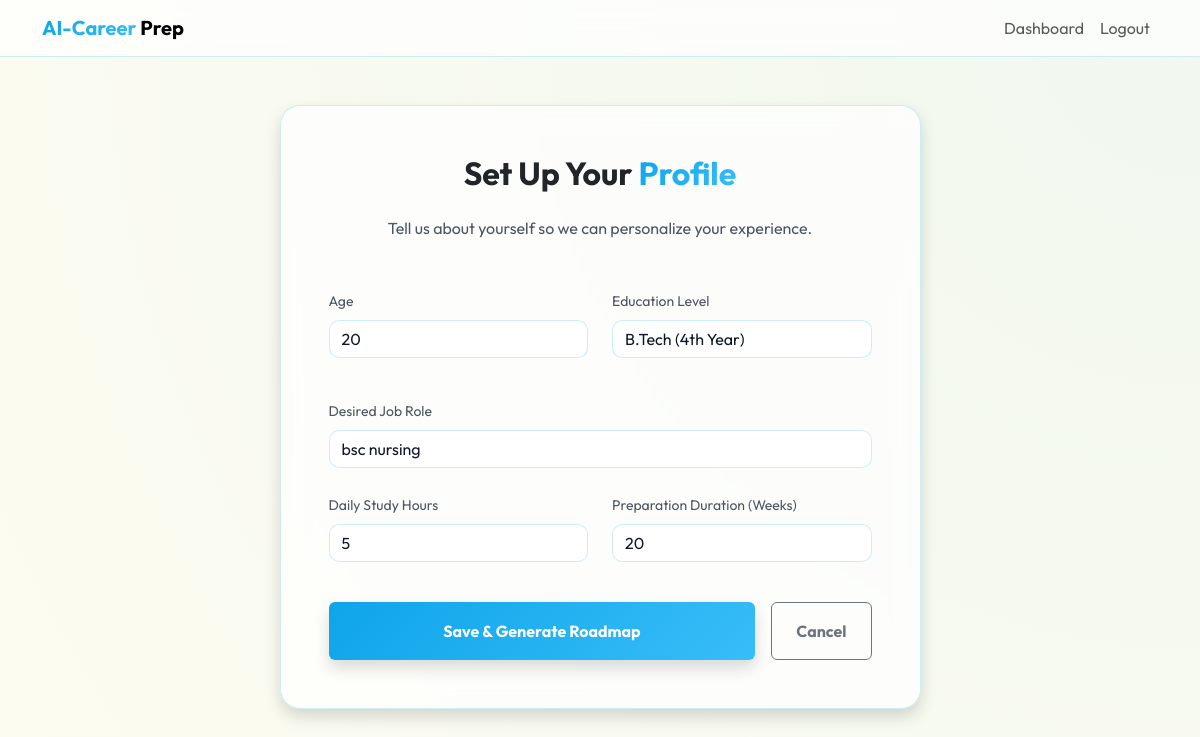
The app's page /onboarding (signed in), older data.
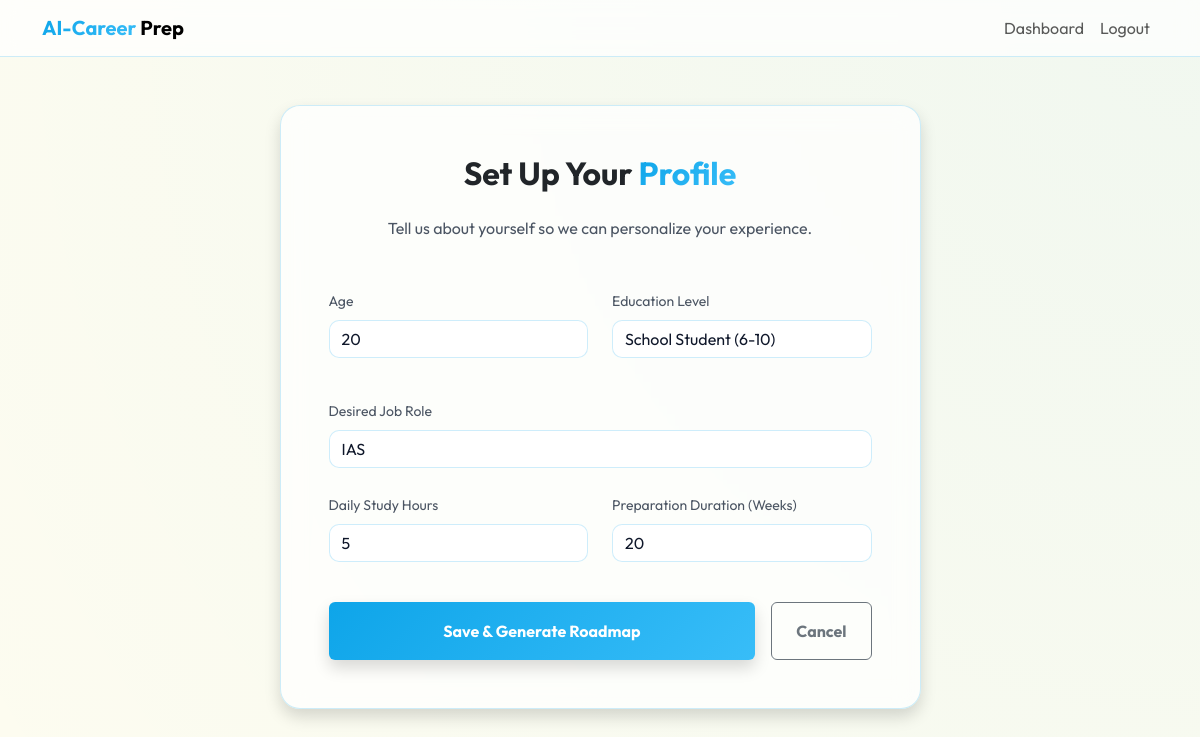
The same page, newer data.
### models.py (models this page shows)
class User(UserMixin, db.Model):
    id = db.Column(db.Integer, primary_key=True)
    username = db.Column(db.String(150), unique=True, nullable=False)
    email = db.Column(db.String(150), unique=True, nullable=False)
    password = db.Column(db.String(500), nullable=False)
    age = db.Column(db.Integer)
    education_level = db.Column(db.String(100))
    available_time = db.Column(db.String(100)) # e.g., "Full-time", "2 hours/day"
    desired_role = db.Column(db.String(100))
    prep_weeks = db.Column(db.Integer, default=1)
    readiness_score = db.Column(db.Integer, default=0)
    completed_modules = db.Column(db.String(500), default="") # Comma-separated indices
    reset_token = db.Column(db.String(100), unique=True)
    reset_token_expiry = db.Column(db.DateTime)
    sessions = db.relationship('InterviewSession', backref='user', lazy=True)

### app.py (the view, shortened to what this page needs)
    @app.route('/onboarding', methods=['GET', 'POST'])
    @login_required
    def onboarding():
        from models import UserProgress
        return render_template('onboarding.html')

### templates/onboarding.html (shortened to what this page needs)
{% extends "base.html" %}
{% block content %}
<div class="row justify-content-center">
    <div class="col-md-7">
        <div class="card card-glass p-5 shadow">
            <h2 class="text-center mb-4 fw-bold">Set Up Your <span class="gradient-text">Profile</span></h2>
            <p class="text-center text-muted mb-5">Tell us about yourself so we can personalize your experience.</p>
            <form method="POST">
                <div class="row mb-4">
                    <div class="col-md-6 mb-3">
                        <label class="form-label text-muted small">Age</label>
                        <input type="number" name="age" class="form-control" placeholder="e.g. 21" value="{{ current_user.age or '' }}" required>
                    </div>
                    <div class="col-md-6 mb-3">
                        <label class="form-label text-muted small">Education Level</label>
                        <select name="education_level" class="form-select form-control" required>
                            <option value="School (6-10)" {% if current_user.education_level == 'School (6-10)' %}selected{% endif %}>School Student (6-10)</option>
                            <option value="B.Tech (4th Year)" {% if current_user.education_level == 'B.Tech (4th Year)' %}selected{% endif %}>B.Tech (4th Year)</option>
                        </select>
                    </div>
                </div>
                <div class="mb-4">
                    <label class="form-label text-muted small">Desired Job Role</label>
                    <input type="text" name="desired_role" class="form-control" placeholder="e.g. Software Engineer" value="{{ current_user.desired_role or '' }}" required>
                </div>
                <div class="row mb-4">
                    <div class="col-md-6 mb-3">
                        <label class="form-label text-muted small">Daily Study Hours</label>
                        <input type="number" name="available_time" class="form-control" placeholder="e.g. 4" min="1" max="24" value="{{ current_user.available_time or '' }}" required>
                    </div>
                    <div class="col-md-6 mb-3">
                        <label class="form-label text-muted small">Preparation Duration (Weeks)</label>
                        <input type="number" name="prep_weeks" class="form-control" placeholder="e.g. 4" min="1" max="52" value="{{ current_user.prep_weeks or 1 }}" required>
                    </div>
                </div>
                <div class="d-flex gap-3 mt-2">
                    <button type="submit" class="btn btn-primary w-100 py-3 fw-bold shadow">Save & Generate Roadmap</button>
                    {% if current_user.desired_role %}
                    <a href="{{ url_for('dashboard') }}" class="btn btn-outline-secondary px-4 py-3 fw-bold">Cancel</a>
                    {% endif %}
                </div>
            </form>
        </div>
    </div>
</div>
{% endblock %}

### templates/base.html (shortened to what this page needs)
<!DOCTYPE html>
<html lang="en">
<head>
    <link href="https://cdn.jsdelivr.net/npm/bootstrap@5.3.0/dist/css/bootstrap.min.css" rel="stylesheet">
    <link rel="stylesheet" href="{{ url_for('static', filename='css/style.css') }}">
</head>
<body>
    <nav class="navbar navbar-expand-lg navbar-light sticky-top">
        <div class="container">
            <a class="navbar-brand fw-bold" href="{{ url_for('index') }}">
                <span style="background: var(--primary-gradient); -webkit-background-clip: text; background-clip: text; -webkit-text-fill-color: transparent;">AI-Career</span> Prep
            </a>
            <div class="collapse navbar-collapse" id="navbarNav">
                <ul class="navbar-nav ms-auto">
                    {% if current_user.is_authenticated %}
                        <li class="nav-item"><a class="nav-link" href="{{ url_for('dashboard') }}">Dashboard</a></li>
                        <li class="nav-item"><a class="nav-link" href="{{ url_for('logout') }}">Logout</a></li>
                    {% else %}
                        <li class="nav-item"><a class="nav-link" href="{{ url_for('login') }}">Login</a></li>
                        <li class="nav-item"><a class="nav-link btn btn-primary px-3 ms-lg-2" href="{{ url_for('register') }}">Get Started</a></li>
                    {% endif %}
                </ul>
            </div>
        </div>
    </nav>
    <main class="container py-5">
        {% block content %}{% endblock %}
    </main>
</body>
</html>

### static/css/style.css (style rules this page uses)
:root { --sky-blue: #0ea5e9; --sky-blue-hover: #0284c7; --cream-bg: #fdfcf0; --deep-slate: #0f172a; --glass-bg: rgba(255, 255, 255, 0.85); --glass-border: rgba(14, 165, 233, 0.15); --primary-gradient: linear-gradient(135deg, #0ea5e9 0%, #38bdf8 100%); }
body { background-color: var(--cream-bg); background-image: radial-gradient(circle at top right, rgba(14, 165, 233, 0.05), transparent); color: var(--deep-slate); min-height: 100vh; }
.card-glass { background: var(--glass-bg); backdrop-filter: blur(12px); border: 1px solid var(--glass-border); border-radius: 20px; box-shadow: 0 10px 30px rgba(14, 165, 233, 0.08); transition: transform 0.3s ease, box-shadow 0.3s ease; }
.gradient-text { background: var(--primary-gradient); -webkit-background-clip: text; background-clip: text; -webkit-text-fill-color: transparent; }
.form-control { background: white; border: 1px solid rgba(14, 165, 233, 0.2); color: var(--deep-slate); border-radius: 10px; }
.text-muted { color: #4b5563 !important; }

### templates/base.html (style rules this page uses)
:root { --sky-blue: #0ea5e9; --sky-blue-hover: #0284c7; --cream-bg: #fdfcf0; --deep-slate: #0f172a; --glass-bg: rgba(255, 255, 255, 0.7); --glass-border: rgba(14, 165, 233, 0.2); --primary-gradient: linear-gradient(135deg, #0ea5e9 0%, #38bdf8 100%); }
body { font-family: 'Outfit', sans-serif; background-color: var(--cream-bg); color: var(--deep-slate); min-height: 100vh; }
.navbar { background: var(--glass-bg) !important; backdrop-filter: blur(10px); border-bottom: 1px solid var(--glass-border); }
.btn-primary { background: var(--primary-gradient); border: none; box-shadow: 0 4px 15px rgba(14, 165, 233, 0.3); color: white !important; }

Row changes from the older to the newer data that the page shows:
changed User: education_level "B.Tech (4th Year)" → "School Student (6-10)"; desired_role "bsc nursing" → "IAS"
